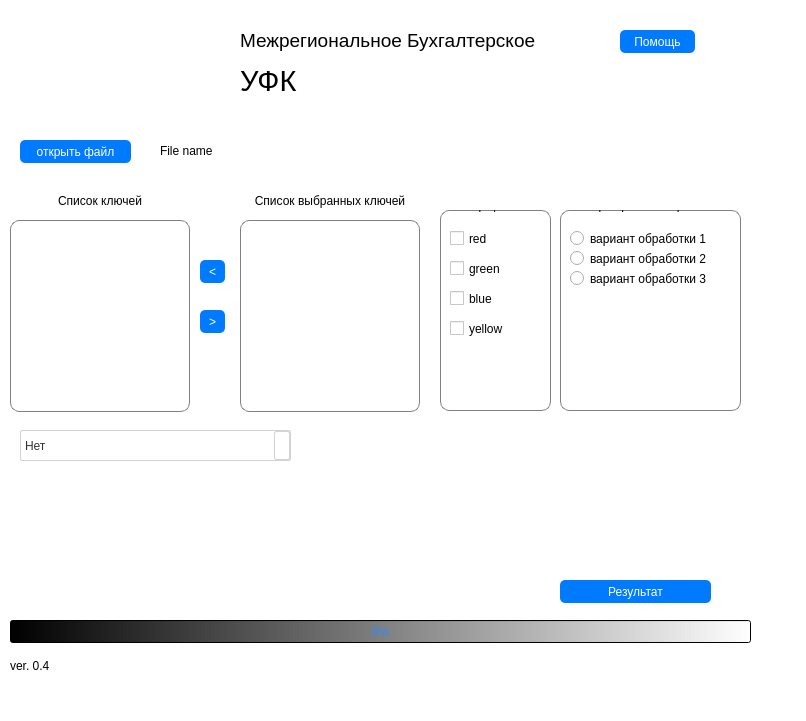
<?xml version="1.0" encoding="UTF-8"?>
<ui version="4.0">
 <class>MainWindow</class>
 <widget class="QMainWindow" name="MainWindow">
  <property name="geometry">
   <rect>
    <x>0</x>
    <y>0</y>
    <width>806</width>
    <height>721</height>
   </rect>
  </property>
  <property name="windowTitle">
   <string>MainWindow</string>
  </property>
  <property name="autoFillBackground">
   <bool>false</bool>
  </property>
  <property name="styleSheet">
   <string notr="true">background-color: rgb(255, 255, 255);
</string>
  </property>
  <widget class="QWidget" name="centralwidget">
   <widget class="QPushButton" name="button_open_file">
    <property name="geometry">
     <rect>
      <x>20</x>
      <y>140</y>
      <width>111</width>
      <height>23</height>
     </rect>
    </property>
    <property name="autoFillBackground">
     <bool>false</bool>
    </property>
    <property name="styleSheet">
     <string notr="true">
QPushButton {
    font: 75 13pt &quot;Arial&quot;;
	color: rgb(255, 255, 255);
	background-color: rgb(0, 123, 255);
	border-color: #007bff;
	border: 10px;
	border-radius: 5px;
 }
QPushButton:pressed {
    background-color: #4975a5;     
 }
QPushButton:hover {
    background-color: #4975a5;
 }
</string>
    </property>
    <property name="text">
     <string>открыть файл</string>
    </property>
    <property name="checkable">
     <bool>false</bool>
    </property>
    <property name="checked">
     <bool>false</bool>
    </property>
    <property name="autoRepeatDelay">
     <number>300</number>
    </property>
   </widget>
   <widget class="QLabel" name="label_file_name">
    <property name="geometry">
     <rect>
      <x>160</x>
      <y>140</y>
      <width>461</width>
      <height>21</height>
     </rect>
    </property>
    <property name="text">
     <string>File name</string>
    </property>
   </widget>
   <widget class="QPushButton" name="pushButton_add">
    <property name="geometry">
     <rect>
      <x>200</x>
      <y>310</y>
      <width>25</width>
      <height>23</height>
     </rect>
    </property>
    <property name="styleSheet">
     <string notr="true">QPushButton {
    font: 75 13pt &quot;Arial&quot;;
	color: rgb(255, 255, 255);
	background-color: rgb(0, 123, 255);
	border-color: #007bff;
	border: 10px;
	border-radius: 5px;
 }
QPushButton:pressed {
    background-color: #4975a5;     
 }
QPushButton:hover {
    background-color: #4975a5;
 }</string>
    </property>
    <property name="text">
     <string>&gt;</string>
    </property>
   </widget>
   <widget class="QListWidget" name="list_keys">
    <property name="geometry">
     <rect>
      <x>10</x>
      <y>220</y>
      <width>180</width>
      <height>192</height>
     </rect>
    </property>
    <property name="styleSheet">
     <string notr="true">QListWidget {
  border: 1px solid gray;
  border-radius: 9px;
  margin-top: 0.5em;
}</string>
    </property>
   </widget>
   <widget class="QListWidget" name="list_selected_keys">
    <property name="geometry">
     <rect>
      <x>240</x>
      <y>220</y>
      <width>180</width>
      <height>192</height>
     </rect>
    </property>
    <property name="styleSheet">
     <string notr="true">QListWidget {
  border: 1px solid gray;
  border-radius: 9px;
  margin-top: 0.5em;
}
</string>
    </property>
   </widget>
   <widget class="QPushButton" name="pushButton_delete">
    <property name="geometry">
     <rect>
      <x>200</x>
      <y>260</y>
      <width>25</width>
      <height>23</height>
     </rect>
    </property>
    <property name="styleSheet">
     <string notr="true">QPushButton {
    font: 75 13pt &quot;Arial&quot;;
	color: rgb(255, 255, 255);
	background-color: rgb(0, 123, 255);
	border-color: #007bff;
	border: 10px;
	border-radius: 5px;
 }
QPushButton:pressed {
    background-color: #4975a5;     
 }
QPushButton:hover {
    background-color: #4975a5;
 }</string>
    </property>
    <property name="text">
     <string>&lt;</string>
    </property>
   </widget>
   <widget class="QPushButton" name="result_button">
    <property name="geometry">
     <rect>
      <x>560</x>
      <y>580</y>
      <width>151</width>
      <height>23</height>
     </rect>
    </property>
    <property name="styleSheet">
     <string notr="true">QPushButton {
    font: 75 13pt &quot;Arial&quot;;
	color: rgb(255, 255, 255);
	background-color: rgb(0, 123, 255);
	border-color: #007bff;
	border: 10px;
	border-radius: 5px;
 }
QPushButton:pressed {
    background-color: #4975a5;     
 }
QPushButton:hover {
    background-color: #4975a5;
 }</string>
    </property>
    <property name="text">
     <string>Результат</string>
    </property>
   </widget>
   <widget class="QLabel" name="print_complited">
    <property name="geometry">
     <rect>
      <x>460</x>
      <y>580</y>
      <width>91</width>
      <height>16</height>
     </rect>
    </property>
    <property name="text">
     <string/>
    </property>
   </widget>
   <widget class="QLabel" name="keys_label">
    <property name="geometry">
     <rect>
      <x>10</x>
      <y>190</y>
      <width>180</width>
      <height>21</height>
     </rect>
    </property>
    <property name="text">
     <string>Список ключей</string>
    </property>
    <property name="alignment">
     <set>Qt::AlignCenter</set>
    </property>
   </widget>
   <widget class="QLabel" name="keys_label_2">
    <property name="geometry">
     <rect>
      <x>240</x>
      <y>190</y>
      <width>180</width>
      <height>21</height>
     </rect>
    </property>
    <property name="text">
     <string>Список выбранных ключей</string>
    </property>
    <property name="alignment">
     <set>Qt::AlignCenter</set>
    </property>
   </widget>
   <widget class="QProgressBar" name="progressBar">
    <property name="geometry">
     <rect>
      <x>10</x>
      <y>620</y>
      <width>741</width>
      <height>23</height>
     </rect>
    </property>
    <property name="styleSheet">
     <string notr="true">color: rgb(42, 138, 255);
background-color: qlineargradient(spread:pad, x1:0, y1:0, x2:1, y2:0, stop:0 rgba(0, 0, 0, 255), stop:1 rgba(255, 255, 255, 255));</string>
    </property>
    <property name="value">
     <number>0</number>
    </property>
   </widget>
   <widget class="QLabel" name="logo">
    <property name="geometry">
     <rect>
      <x>20</x>
      <y>20</y>
      <width>201</width>
      <height>101</height>
     </rect>
    </property>
    <property name="styleSheet">
     <string notr="true">image: url(:/newPrefix/logo.png);</string>
    </property>
    <property name="text">
     <string/>
    </property>
   </widget>
   <widget class="QLabel" name="mbu_fk">
    <property name="geometry">
     <rect>
      <x>240</x>
      <y>30</y>
      <width>361</width>
      <height>21</height>
     </rect>
    </property>
    <property name="font">
     <font>
      <pointsize>14</pointsize>
     </font>
    </property>
    <property name="text">
     <string>Межрегиональное Бухгалтерское</string>
    </property>
   </widget>
   <widget class="QLabel" name="mbu_fk_2">
    <property name="geometry">
     <rect>
      <x>240</x>
      <y>70</y>
      <width>261</width>
      <height>21</height>
     </rect>
    </property>
    <property name="font">
     <font>
      <pointsize>22</pointsize>
     </font>
    </property>
    <property name="text">
     <string>УФК</string>
    </property>
   </widget>
   <widget class="QComboBox" name="comboBox">
    <property name="geometry">
     <rect>
      <x>20</x>
      <y>430</y>
      <width>271</width>
      <height>31</height>
     </rect>
    </property>
    <property name="styleSheet">
     <string notr="true">QComboBox {
border: 1px solid #D3D3D3;
border-radius: 2px;
color: #333;
/*padding: 8px;*/
}
  
QComboBox::drop-down {
border: 1px solid #D3D3D3;
border-radius: 2px;
 }
 
QComboBox::down-arrow {
padding: 0px 1px 0px 1px;
image: url(:/doors/icons/triangle.png);
background: qlineargradient(x1: 0, y1: 0, x2: 0, y2: 1,stop: 0 #EEEEEE, stop: 1 #FFFFFF);
 }
 
 
QComboBox::down-arrow:on {
 
 }
QComboBox QAbstractItemView {
  color: rgb(85, 170, 255);	
  background-color: #373e4e;
  padding: 10px;
  selection-background-color: rgb(39, 44, 54);
}</string>
    </property>
    <item>
     <property name="text">
      <string>Нет</string>
     </property>
    </item>
    <item>
     <property name="text">
      <string>Только уникальные (по заполнености)</string>
     </property>
    </item>
    <item>
     <property name="text">
      <string>Только уникальные (по выделеному столбцу)</string>
     </property>
    </item>
    <item>
     <property name="text">
      <string>Только повторы</string>
     </property>
    </item>
   </widget>
   <widget class="QGroupBox" name="groupBox">
    <property name="geometry">
     <rect>
      <x>440</x>
      <y>210</y>
      <width>111</width>
      <height>201</height>
     </rect>
    </property>
    <property name="styleSheet">
     <string notr="true">QGroupBox {
  border: 1px solid gray;
  border-radius: 9px;
  margin-top: 0.5em;
}

QGroupBox::title {
  background-color: transparent;
  padding-top: -24px;
  padding-left: 8px;
}</string>
    </property>
    <property name="title">
     <string>выбор цвета</string>
    </property>
    <widget class="QCheckBox" name="checkBox_red">
     <property name="geometry">
      <rect>
       <x>10</x>
       <y>20</y>
       <width>70</width>
       <height>17</height>
      </rect>
     </property>
     <property name="text">
      <string>red</string>
     </property>
    </widget>
    <widget class="QCheckBox" name="checkBox_green">
     <property name="geometry">
      <rect>
       <x>10</x>
       <y>50</y>
       <width>70</width>
       <height>17</height>
      </rect>
     </property>
     <property name="text">
      <string>green</string>
     </property>
    </widget>
    <widget class="QCheckBox" name="checkBox_blue">
     <property name="geometry">
      <rect>
       <x>10</x>
       <y>80</y>
       <width>70</width>
       <height>17</height>
      </rect>
     </property>
     <property name="text">
      <string>blue</string>
     </property>
    </widget>
    <widget class="QCheckBox" name="checkBox_yellow">
     <property name="geometry">
      <rect>
       <x>10</x>
       <y>110</y>
       <width>70</width>
       <height>17</height>
      </rect>
     </property>
     <property name="text">
      <string>yellow</string>
     </property>
    </widget>
   </widget>
   <widget class="QGroupBox" name="groupBox_2">
    <property name="geometry">
     <rect>
      <x>560</x>
      <y>210</y>
      <width>181</width>
      <height>201</height>
     </rect>
    </property>
    <property name="styleSheet">
     <string notr="true">QGroupBox {
  border: 1px solid gray;
  border-radius: 9px;
  margin-top: 0.5em;
}

QGroupBox::title {
  background-color: transparent;
  padding-top: -24px;
  padding-left: 8px;
}</string>
    </property>
    <property name="title">
     <string>выбор варианта обработки</string>
    </property>
    <widget class="QRadioButton" name="radioButton">
     <property name="geometry">
      <rect>
       <x>10</x>
       <y>20</y>
       <width>161</width>
       <height>17</height>
      </rect>
     </property>
     <property name="text">
      <string>вариант обработки 1</string>
     </property>
    </widget>
    <widget class="QRadioButton" name="radioButton_2">
     <property name="geometry">
      <rect>
       <x>10</x>
       <y>40</y>
       <width>161</width>
       <height>17</height>
      </rect>
     </property>
     <property name="text">
      <string>вариант обработки 2</string>
     </property>
    </widget>
    <widget class="QRadioButton" name="radioButton_3">
     <property name="geometry">
      <rect>
       <x>10</x>
       <y>60</y>
       <width>161</width>
       <height>17</height>
      </rect>
     </property>
     <property name="text">
      <string>вариант обработки 3</string>
     </property>
    </widget>
   </widget>
   <widget class="QPushButton" name="help_button">
    <property name="geometry">
     <rect>
      <x>620</x>
      <y>30</y>
      <width>75</width>
      <height>23</height>
     </rect>
    </property>
    <property name="styleSheet">
     <string notr="true">QPushButton {
    font: 75 13pt &quot;Arial&quot;;
	color: rgb(255, 255, 255);
	background-color: rgb(0, 123, 255);
	border-color: #007bff;
	border: 10px;
	border-radius: 5px;
 }
QPushButton:pressed {
    background-color: #4975a5;     
 }
QPushButton:hover {
    background-color: #4975a5;
 }</string>
    </property>
    <property name="text">
     <string>Помощь</string>
    </property>
   </widget>
   <widget class="QLabel" name="version">
    <property name="geometry">
     <rect>
      <x>10</x>
      <y>650</y>
      <width>211</width>
      <height>31</height>
     </rect>
    </property>
    <property name="text">
     <string>ver. 0.4</string>
    </property>
   </widget>
  </widget>
  <widget class="QMenuBar" name="menubar">
   <property name="geometry">
    <rect>
     <x>0</x>
     <y>0</y>
     <width>806</width>
     <height>21</height>
    </rect>
   </property>
  </widget>
 </widget>
 <resources>
  <include location="resource.qrc"/>
 </resources>
 <connections/>
</ui>
